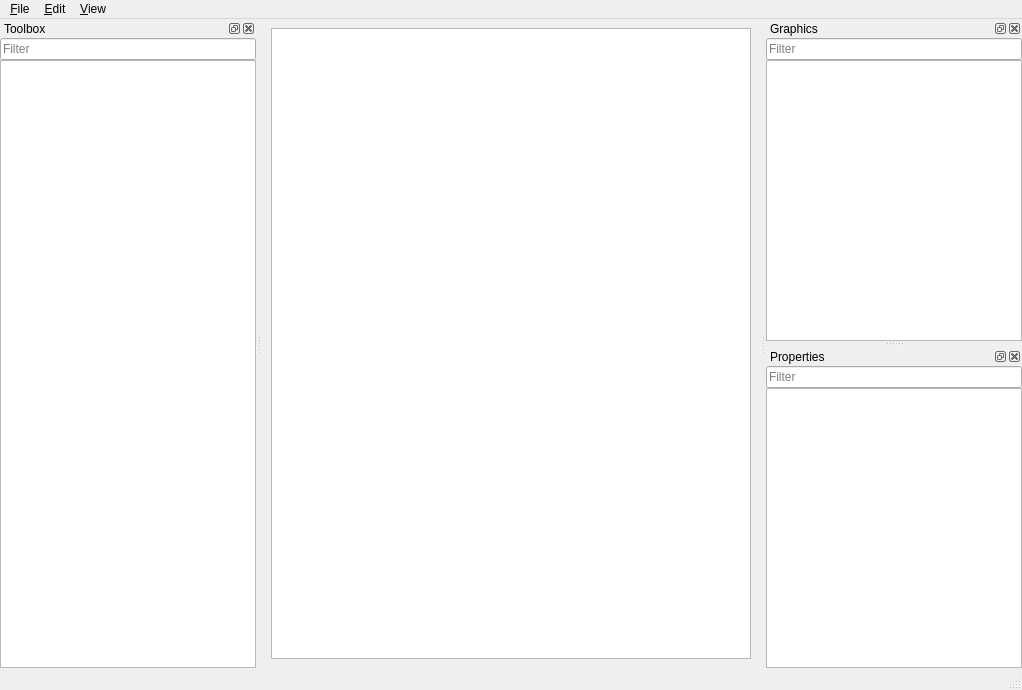
<?xml version="1.0" encoding="UTF-8"?>
<ui version="4.0">
 <class>MainWindow</class>
 <widget class="QMainWindow" name="MainWindow">
  <property name="geometry">
   <rect>
    <x>0</x>
    <y>0</y>
    <width>1022</width>
    <height>690</height>
   </rect>
  </property>
  <property name="windowTitle">
   <string>ImagingS</string>
  </property>
  <property name="dockNestingEnabled">
   <bool>true</bool>
  </property>
  <property name="dockOptions">
   <set>QMainWindow::AllowNestedDocks|QMainWindow::AllowTabbedDocks|QMainWindow::AnimatedDocks</set>
  </property>
  <widget class="QWidget" name="centralwidget">
   <layout class="QGridLayout" name="gridLayout">
    <item row="0" column="0">
     <widget class="QGraphicsView" name="gvwMain"/>
    </item>
   </layout>
  </widget>
  <widget class="QMenuBar" name="mnbWindow">
   <property name="geometry">
    <rect>
     <x>0</x>
     <y>0</y>
     <width>1022</width>
     <height>26</height>
    </rect>
   </property>
   <widget class="QMenu" name="mnuFile">
    <property name="title">
     <string>&amp;File</string>
    </property>
    <addaction name="actNew"/>
    <addaction name="actOpen"/>
    <addaction name="separator"/>
    <addaction name="actSave"/>
    <addaction name="separator"/>
    <addaction name="actClose"/>
    <addaction name="separator"/>
    <addaction name="actQuit"/>
   </widget>
   <widget class="QMenu" name="mnuEdit">
    <property name="title">
     <string>&amp;Edit</string>
    </property>
    <addaction name="actUndo"/>
    <addaction name="actRedo"/>
   </widget>
   <widget class="QMenu" name="mnuView">
    <property name="title">
     <string>&amp;View</string>
    </property>
   </widget>
   <addaction name="mnuFile"/>
   <addaction name="mnuEdit"/>
   <addaction name="mnuView"/>
  </widget>
  <widget class="QStatusBar" name="stbMain"/>
  <widget class="QDockWidget" name="dwgToolbox">
   <property name="sizePolicy">
    <sizepolicy hsizetype="Preferred" vsizetype="Preferred">
     <horstretch>0</horstretch>
     <verstretch>0</verstretch>
    </sizepolicy>
   </property>
   <property name="floating">
    <bool>false</bool>
   </property>
   <property name="features">
    <set>QDockWidget::AllDockWidgetFeatures</set>
   </property>
   <property name="allowedAreas">
    <set>Qt::LeftDockWidgetArea|Qt::RightDockWidgetArea</set>
   </property>
   <property name="windowTitle">
    <string>Toolbox</string>
   </property>
   <attribute name="dockWidgetArea">
    <number>1</number>
   </attribute>
   <widget class="QWidget" name="wgToolbox">
    <layout class="QVBoxLayout" name="verticalLayout_2">
     <property name="spacing">
      <number>0</number>
     </property>
     <property name="leftMargin">
      <number>0</number>
     </property>
     <property name="topMargin">
      <number>0</number>
     </property>
     <property name="rightMargin">
      <number>0</number>
     </property>
     <property name="bottomMargin">
      <number>0</number>
     </property>
     <item>
      <widget class="QLineEdit" name="lneToolbox">
       <property name="placeholderText">
        <string>Filter</string>
       </property>
      </widget>
     </item>
     <item>
      <widget class="QTreeView" name="trvToolbox"/>
     </item>
    </layout>
   </widget>
  </widget>
  <widget class="QDockWidget" name="dwgGraphics">
   <property name="allowedAreas">
    <set>Qt::LeftDockWidgetArea|Qt::RightDockWidgetArea</set>
   </property>
   <property name="windowTitle">
    <string>Graphics</string>
   </property>
   <attribute name="dockWidgetArea">
    <number>2</number>
   </attribute>
   <widget class="QWidget" name="wgGraphics">
    <layout class="QVBoxLayout" name="verticalLayout">
     <property name="spacing">
      <number>0</number>
     </property>
     <property name="leftMargin">
      <number>0</number>
     </property>
     <property name="topMargin">
      <number>0</number>
     </property>
     <property name="rightMargin">
      <number>0</number>
     </property>
     <property name="bottomMargin">
      <number>0</number>
     </property>
     <item>
      <widget class="QLineEdit" name="lneGraphics">
       <property name="placeholderText">
        <string>Filter</string>
       </property>
      </widget>
     </item>
     <item>
      <widget class="QTreeView" name="trvGraphics"/>
     </item>
    </layout>
   </widget>
  </widget>
  <widget class="QDockWidget" name="dwgProperties">
   <property name="allowedAreas">
    <set>Qt::LeftDockWidgetArea|Qt::RightDockWidgetArea</set>
   </property>
   <property name="windowTitle">
    <string>Properties</string>
   </property>
   <attribute name="dockWidgetArea">
    <number>2</number>
   </attribute>
   <widget class="QWidget" name="wgProperties">
    <layout class="QVBoxLayout" name="verticalLayout">
     <property name="spacing">
      <number>0</number>
     </property>
     <property name="leftMargin">
      <number>0</number>
     </property>
     <property name="topMargin">
      <number>0</number>
     </property>
     <property name="rightMargin">
      <number>0</number>
     </property>
     <property name="bottomMargin">
      <number>0</number>
     </property>
     <item>
      <widget class="QLineEdit" name="lneProperties">
       <property name="placeholderText">
        <string>Filter</string>
       </property>
      </widget>
     </item>
     <item>
      <widget class="QTreeView" name="trvProperties"/>
     </item>
    </layout>
   </widget>
  </widget>
  <action name="actNew">
   <property name="text">
    <string>&amp;New</string>
   </property>
  </action>
  <action name="actOpen">
   <property name="text">
    <string>&amp;Open</string>
   </property>
  </action>
  <action name="actSave">
   <property name="text">
    <string>&amp;Save</string>
   </property>
  </action>
  <action name="actClose">
   <property name="text">
    <string>&amp;Close</string>
   </property>
  </action>
  <action name="actQuit">
   <property name="text">
    <string>&amp;Quit</string>
   </property>
  </action>
  <action name="actUndo">
   <property name="text">
    <string>Undo</string>
   </property>
  </action>
  <action name="actRedo">
   <property name="text">
    <string>Redo</string>
   </property>
  </action>
 </widget>
 <resources/>
 <connections/>
</ui>
